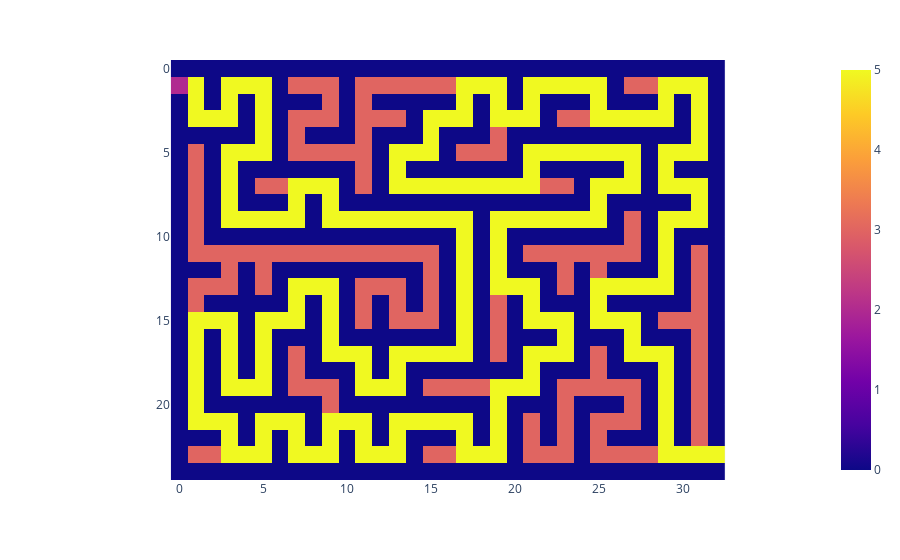

The cell this chart's notebook holds for it:
### Code cell
import plotly.express as px

fig = px.imshow(labyrinthe)
fig.show()

### Figure 1 — Plotly figure (JSON) as saved in the notebook; plotly's stock layout.template omitted (floating-point values rounded to 4 significant figures; data arrays with more than 128 entries replaced by an {"elided": "..."} marker saying what was removed)
{"data": [{"coloraxis": "coloraxis", "hovertemplate": "x: %{x}<br>y: %{y}<br>color: %{z}<extra></extra>", "type": "heatmap", "z": {"elided": "25x33 int values"}}], "layout": {"coloraxis": {"colorscale": [[0, "#0d0887"], [0.1111, "#46039f"], [0.2222, "#7201a8"], [0.3333, "#9c179e"], [0.4444, "#bd3786"], [0.5556, "#d8576b"], [0.6667, "#ed7953"], [0.7778, "#fb9f3a"], [0.8889, "#fdca26"], [1, "#f0f921"]]}, "margin": {"t": 60}, "xaxis": {"constrain": "domain", "scaleanchor": "y"}, "yaxis": {"autorange": "reversed", "constrain": "domain"}}}
